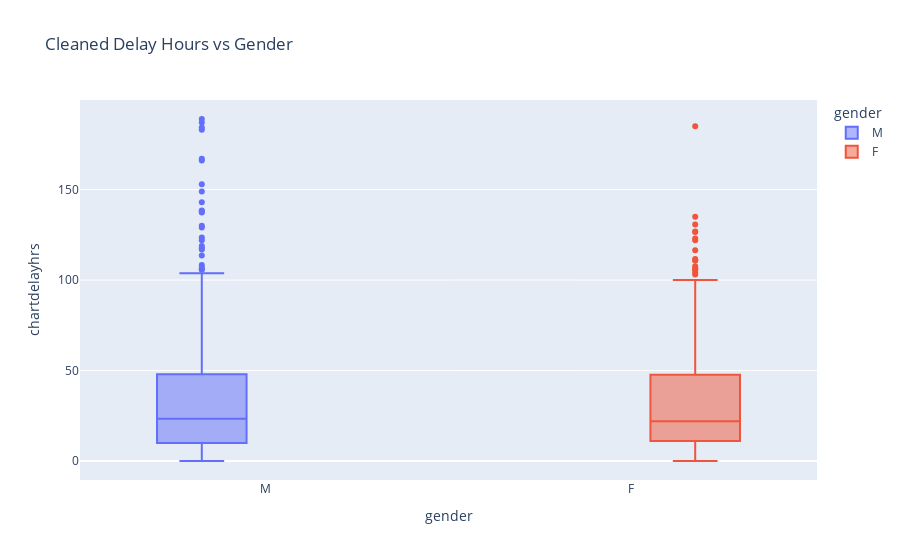

Notebook source saved alongside this figure:
### Code cell
#we also drop chart delay outliers of >200hrs
data_TBI_ML.drop(data_TBI_ML.loc[data_TBI_ML['chartdelayhrs']>200].index, inplace=True)
demographic = data_TBI_ML.groupby(['hadm_id']).aggregate({'chartdelayhrs':'mean', 'gender':'min'})
fig = px.box(demographic,x = 'gender', y="chartdelayhrs", color='gender', title = "Cleaned Delay Hours vs Gender")
fig.show()

### Figure 1 — Plotly figure (JSON) as saved in the notebook; plotly's stock layout.template omitted (floating-point values rounded to 4 significant figures; data arrays with more than 128 entries replaced by an {"elided": "..."} marker saying what was removed)
{"data": [{"alignmentgroup": "True", "hoverlabel": {"namelength": 0}, "hovertemplate": "gender=%{x}<br>chartdelayhrs=%{y}", "legendgroup": "M", "marker": {"color": "#636efa"}, "name": "M", "notched": false, "offsetgroup": "M", "orientation": "v", "showlegend": true, "type": "box", "x": {"elided": "1162 str values"}, "x0": " ", "xaxis": "x", "y": {"elided": "1162 float values"}, "y0": " ", "yaxis": "y"}, {"alignmentgroup": "True", "hoverlabel": {"namelength": 0}, "hovertemplate": "gender=%{x}<br>chartdelayhrs=%{y}", "legendgroup": "F", "marker": {"color": "#EF553B"}, "name": "F", "notched": false, "offsetgroup": "F", "orientation": "v", "showlegend": true, "type": "box", "x": {"elided": "639 str values"}, "x0": " ", "xaxis": "x", "y": {"elided": "639 float values"}, "y0": " ", "yaxis": "y"}], "layout": {"boxmode": "group", "legend": {"title": {"text": "gender"}, "tracegroupgap": 0}, "title": {"text": "Cleaned Delay Hours vs Gender"}, "xaxis": {"anchor": "y", "categoryarray": ["M", "F"], "categoryorder": "array", "domain": [0, 1], "title": {"text": "gender"}}, "yaxis": {"anchor": "x", "domain": [0, 1], "title": {"text": "chartdelayhrs"}}}}
